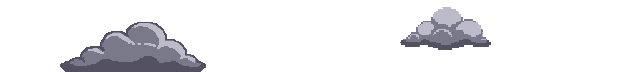
#> input picture Assets/scene/fog-tile.png, 625 x 72 px, given in place of base_yard_560x72.png, which was not available; the run also reads 1 picture not shown here
$ python finish.py
#> lines starting #> are read from the running program, lines starting #| are printed output that depends on the picture; after the words box and inside, x2 and y2 are one past the last pixel; in counts of white or black regions, pixels touching at a corner belong together
import sys
sys.path.insert(0,'/home/claude/audit')
import numpy as np
from PIL import Image, ImageDraw, ImageFont
import scene2_lib as S
# 1. remove the mirrored grass-tuft mark in the yard dirt (a tile-join artifact) by covering it with clean dirt from beside it
for n in ['base_yard_560x72','storm_base_yard_560x72']:
    a=np.array(Image.open(f'final/{n}.png').convert('RGBA'))
#> a is the input picture: shape (72, 625, 4); mean R, G, B, A 18.8, 18.6, 21, 38.6
    src=a[36:72,120:192,:3][:, ::-1].copy(); a[36:72,220:292,:3]=src
#> after `src = a[36:72, 120:192, :3][:, ::-1].copy()`:
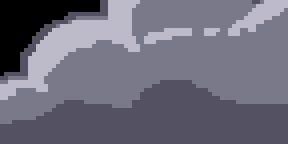
#> src: shape (36, 72, 3) (shown 4 times larger); mean R, G, B 109, 107.6, 122.5
#> after `a[36:72, 220:292, :3] = src`:
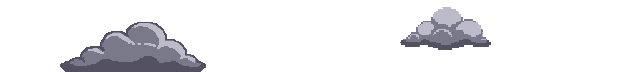
#> a: shape (72, 625, 4); 5.3% of pixels changed, all inside (x1, y1, x2, y2) = (220, 36, 292, 72); transparent parts drawn white
    Image.fromarray(a,'RGBA').save(f'final/{n}.png')
def halve(p,out):
#> called with p = 'final/lane_two_track_1280x72.png', out = 'final/lane_two_track_strip_640x36.png'
    a=np.array(Image.open(p).convert('RGBA')).astype(int); H,W=a.shape[:2]
#> after `a = np.array(Image.open(p).convert('RGBA')).astype(int)`:
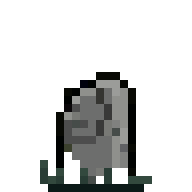
#> a: shape (24, 24, 4) int64 (shown 8 times larger); mean R, G, B, A 16.7, 17.7, 17.1, 58.4; transparent parts drawn white
#> after `H, W = a.shape[:2]`: H = 24; W = 24
    b=a.reshape(H//2,2,W//2,2,4).transpose(0,2,1,3,4).reshape(H//2,W//2,4,4)
    op=b[...,3]>127; n=op.sum(-1)
    mean=(b[...,:3]*op[...,None]).sum(2)/np.maximum(n,1)[...,None]
    d=((b[...,:3]-mean[:,:,None,:])**2).sum(-1)+(~op)*1e9
    idx=d.argmin(-1); pick=np.take_along_axis(b,idx[...,None,None],2)[:,:,0,:]
    pick[...,3]=np.where(n>=2,255,0); pick[n<2,:3]=0
    Image.fromarray(pick.astype('uint8'),'RGBA').save(out)
for s,d in [('lane_two_track_1280x72','lane_two_track_strip_640x36'),('storm_lane_two_track_1280x72','storm_lane_two_track_strip_640x36'),
#> (the run stopped early here; a loop or call above may not have finished)
